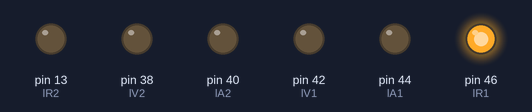
A sketch run on a simulated Arduino Mega 2560, built with avr-gcc and run on an emulated ATmega2560. Shown: output pins drawn as LEDs (lit = HIGH).

Above: at 0.2 s.
At 1.2 s:
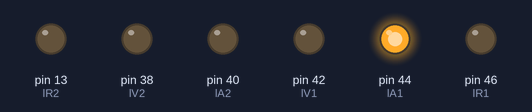
At 2.2 s:
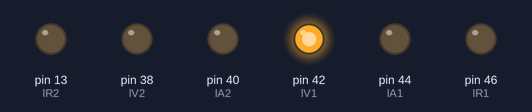
At 3.2 s:
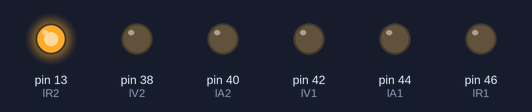
At 5.2 s:
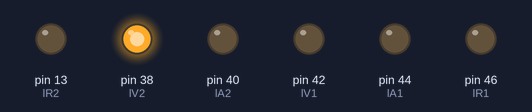
At 6.7 s:
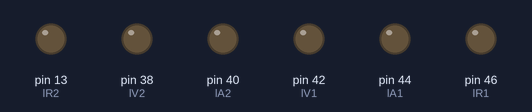
Timing chart, 0 to 10.4 s (numbered marks = the images above):
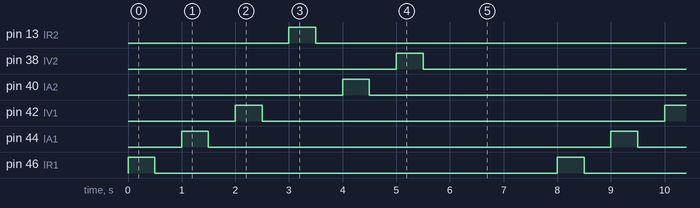

Measured:
- by itself, pin 13 (lR2), pin 38 (lV2), pin 40 (lA2), pin 42 (lV1), pin 44 (lA1), pin 46 (lR1): alternates HIGH for 0.50 s and LOW for 7.5 s
- by itself, everything shown: repeats every 8.0 s, in 12 steps

The sketch:

Luces_LED.ino
```cpp
byte lR1 = 46,lA1 = 44, lV1= 42;
byte lR2 = 13,lA2 = 40, lV2= 38;
byte G = 12,B = 11, R= 13;

byte Matriz[]={lR1, lA1, lV1, lR2, lA2, lV2, G, B, R};
int timeDelay= 500;

void setup() {
  pinMode(lR1,1);
  pinMode(lA1,1);
  pinMode(lV1,1);
  pinMode(lR2,1);
  pinMode(lA2,1);
  pinMode(lV2,1);


}

void loop() {

  for(int i= 0; i < 8; i++){
    digitalWrite(Matriz[i], 1);
    delay(timeDelay);
    digitalWrite(Matriz[i], 0);
    delay(timeDelay);
  }

}
```
